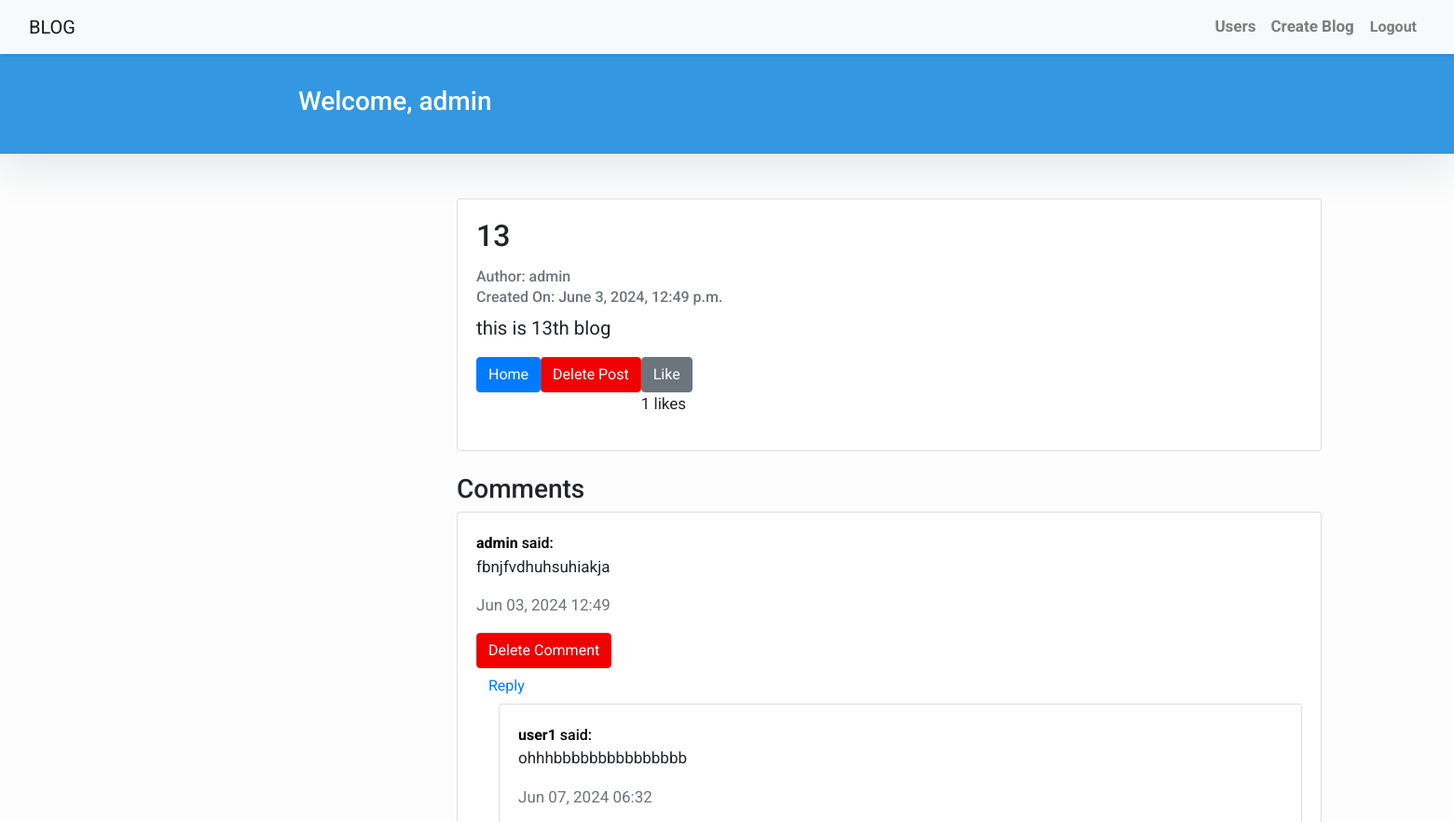
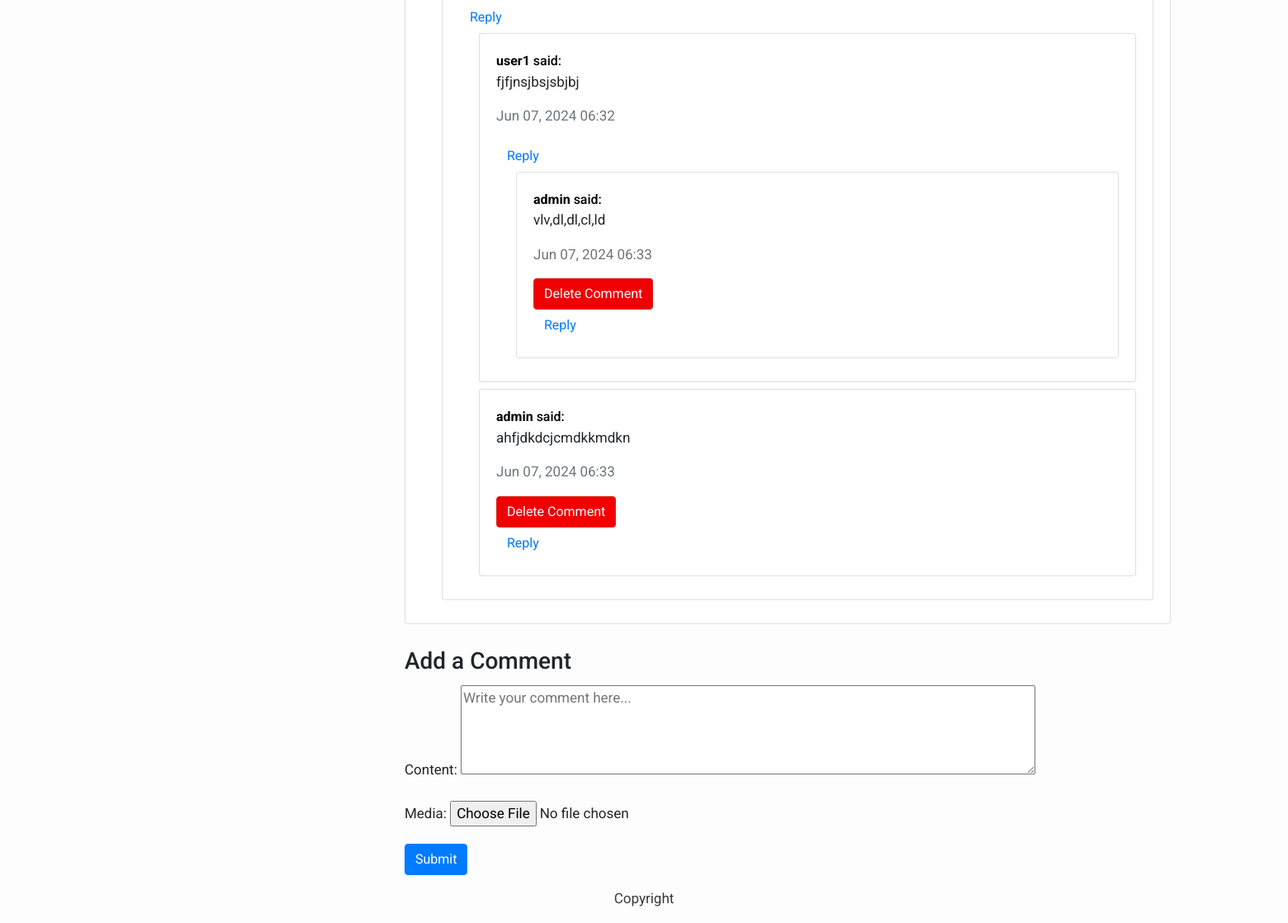
Page /blog/post/admin_13/ (signed in) on the committed database (2 pictures, top to bottom).
### blog/models.py (models this page shows, shortened)
class Post(models.Model):
    title = models.CharField(max_length=200, unique=True)
    slug = models.SlugField(max_length=200, unique=True)
    author = models.ForeignKey(User, on_delete= models.CASCADE,related_name='blog_posts')
    updated_on = models.DateTimeField(auto_now= True)
    content = models.TextField()
    created_on = models.DateTimeField(auto_now_add=True)
    media = models.FileField(upload_to='post_media/', blank=True, null=True)
    class Meta:
        ordering = ['-created_on']
    @property
    def total_likes(self):
        return self.likes.count()

class Comment(models.Model):
    post = models.ForeignKey(Post, on_delete=models.CASCADE, related_name='comments')
    parent = models.ForeignKey('self', null=True, blank=True, on_delete=models.CASCADE, related_name='replies')
    author = models.ForeignKey(User, on_delete=models.CASCADE)
    content = models.TextField()
    created_on = models.DateTimeField(auto_now_add=True)
    media = models.FileField(upload_to='comment_media/', blank=True, null=True)
    class Meta:
        ordering = ['-created_on']
    def get_replies(self):
        return Comment.objects.filter(parent=self).order_by('created_on')

### blog/views.py (the view, shortened to what this page needs)
# urls.py: path('post/<slug:slug>/', views.PostDetail.as_view(), name='post_detail'),
class PostDetail(generic.DetailView):
    model = Post
    template_name = 'blog/post_detail.html'
    def get_context_data(self, **kwargs):
        context = super().get_context_data(**kwargs)
        context['form'] = CommentForm()
        context['comments'] = self.object.comments.filter(parent__isnull=True)
        context['liked'] = self.object.likes.filter(user=self.request.user).exists()
        return context

### blog/forms.py
class CommentForm(forms.ModelForm):
    class Meta:
        model = Comment
        fields = ['content', 'media','parent']
        widgets = {
            'content': forms.Textarea(attrs={
                'rows': 4,
                'cols': 75,
                'placeholder': 'Write your comment here...'
            }),
            'parent': forms.HiddenInput()
        }

### blog/templates/blog/post_detail.html (shortened to what this page needs)
{% extends "blog/blogs_base.html" %}
{% load custom_filters %}
{% block content %}
<header class="masthead">
    <div class="container">
        <div class="row">
            <div class=" col-md-8 col-md-10 mx-auto">
                <div class="site-heading">
                    <h3 class=" site-heading my-4 mt-3 text-white"> Welcome, {{ user.username }} </h3>
                </div>
            </div>
        </div>
    </div>
</header>
<div class="container" style="flex-direction: column; max-width: 1150px; margin-left: 475px;">
    <div class="row">
        <div class="col-md-10 mt-5 center">
            <div class="card mb-4">
                <div class="card-body">
                    <h2 class="card-title">{{ post.title }}</h2>
                    <a class="card-text text-muted h6" href="{% url 'user_posts' user.username %}">Author: {{ post.author }}</a>
                    <p class="card-text text-muted h6">Created On: {{ post.created_on }}</p>
                    <p class="card-text" style="font-size: larger;">{{ post.content|slice:":400" }}</p>
                    <div style="display: flex;">
                        <a href="/blog" class="btn btn-primary" style="height:fit-content;">Home</a>
                        {% if user == post.author %}
                        <form method="post" action="{% url 'delete_post' post.slug %}">
                            <button type="submit" class="btn btn-danger">Delete Post</button>
                        </form>
                        {% endif %}
                        <div>
                            <form method="post" action="{% url 'like_post' post.slug %}">
                                <button type="submit" class="btn {% if liked %}btn-danger{% else %}btn-secondary{% endif %}">
                                    {% if liked %}Unlike{% else %}Like{% endif %}
                                </button>
                            </form>
                            <p>{{ post.total_likes }} likes</p>
                        </div>
                    </div>
                </div>
            </div>
            <h3>Comments</h3>
            <div>
                {% for comment in comments %}
                    {% include 'blog/comment.html' with comment=comment %}
                {% empty %}
                <p>No comments yet.</p>
                {% endfor %}
            </div>
            {% if user.is_authenticated %}
            <h3 style="padding-top: 20px; padding-bottom: 5px;">Add a Comment</h3>
            <form method="post" enctype="multipart/form-data">
                {{ form.as_p }}
                <button type="submit" class="btn btn-primary">Submit</button>
            </form>
            {% else %}
            <p>You must be <a href="{% url 'login' %}">logged in</a> to comment.</p>
            {% endif %}
        </div>
    </div>
</div>
{% endblock %}

### blog/templates/blog/comment.html (shortened to what this page needs)
{% load custom_filters %}
<div class="card mb-2">
    <div class="card-body">
        <a class="card-text h6" style="color: black;" href="{% url 'user_posts' user.username %}"><strong>{{ comment.author }}</strong> said:</a>
        <p class="card-text">{{ comment.content }}</p>
        <p class="card-text text-muted">{{ comment.created_on|date:"M d, Y H:i" }}</p>
        {% if user == comment.author %}
        <form method="post" action="{% url 'delete_comment' comment.pk %}">
            <button type="submit" class="btn btn-danger">Delete Comment</button>
        </form>
        {% endif %}
        <button class="btn btn-link reply" data-id="{{ comment.id }}">Reply</button>
        {% for reply in comment.get_replies %}
            <div class="ml-4">
                {% include 'blog/comment.html' with comment=reply %}
            </div>
        {% endfor %}
    </div>
</div>

### blog/templates/blog/blogs_base.html (style rules this page uses)
body { font-family: "Roboto", sans-serif; font-size: 17px; background-color: #fdfdfd; }
.btn-danger { color: #fff; background-color: #f00000; border-color: #dc281e; }
.masthead { background: #3398E1; height: auto; padding-bottom: 15px; box-shadow: 0 16px 48px #E3E7EB; padding-top: 10px; }

### rows in the picture
Post: title "13", author "admin", created_on "June 3, 2024, 12:49 p.m.", content "this is 13th blog", total_likes "1"
Comment: author "admin", content "fbnjfvdhuhsuhiakja", created_on "Jun 03, 2024 12:49", shows "Delete Comment"
Comment: author "user1", content "ohhhbbbbbbbbbbbbbbb", created_on "Jun 07, 2024 06:32"
Comment: author "user1", content "fjfjnsjbsjsbjbj", created_on "Jun 07, 2024 06:32"
Comment: author "admin", content "vlv,dl,dl,cl,ld", created_on "Jun 07, 2024 06:33", shows "Delete Comment"
Comment: author "admin", content "ahfjdkdcjcmdkkmdkn", created_on "Jun 07, 2024 06:33", shows "Delete Comment"

### other values in the picture
{{ user.username }} "admin"
